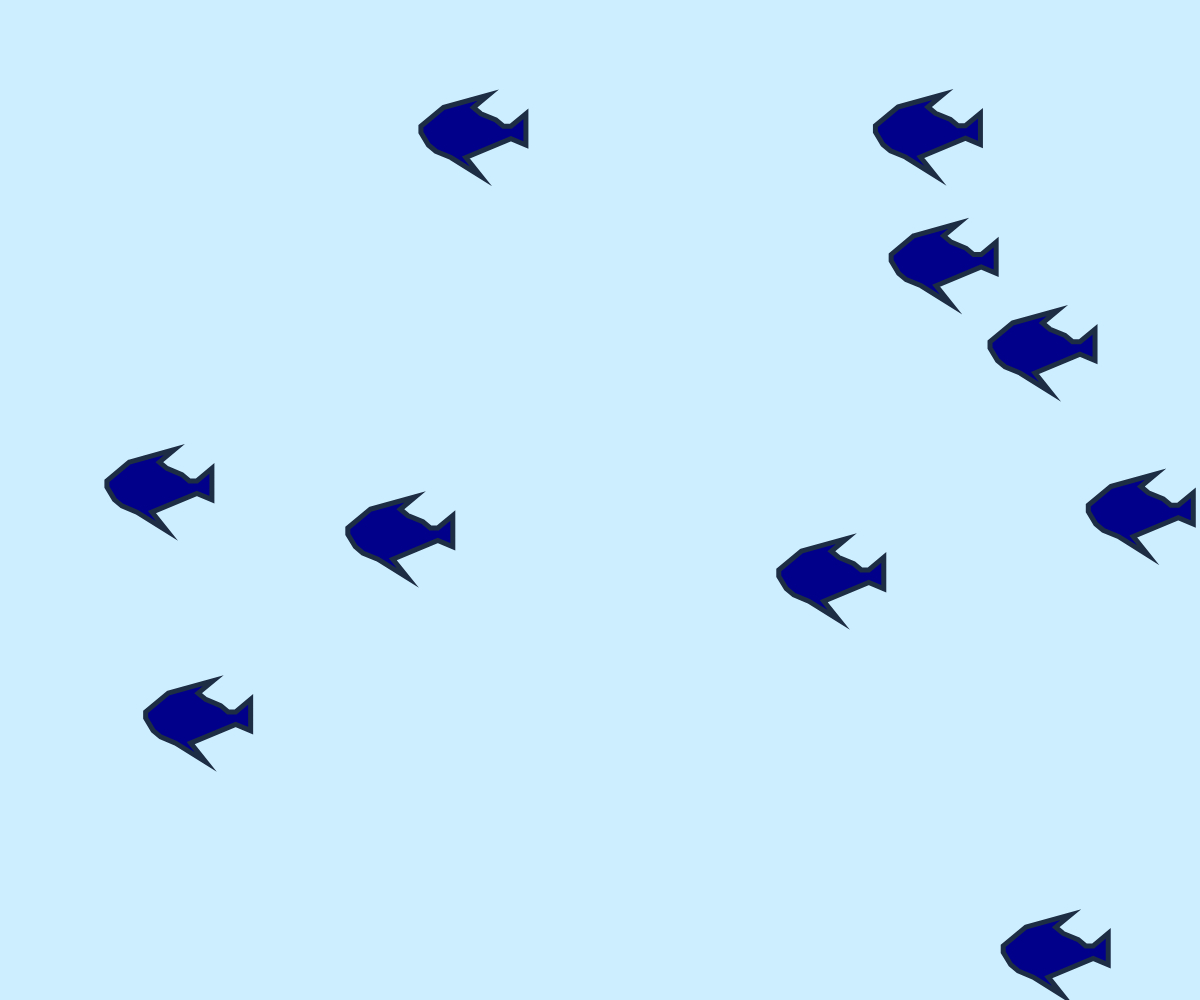
Frame 1 (no input)
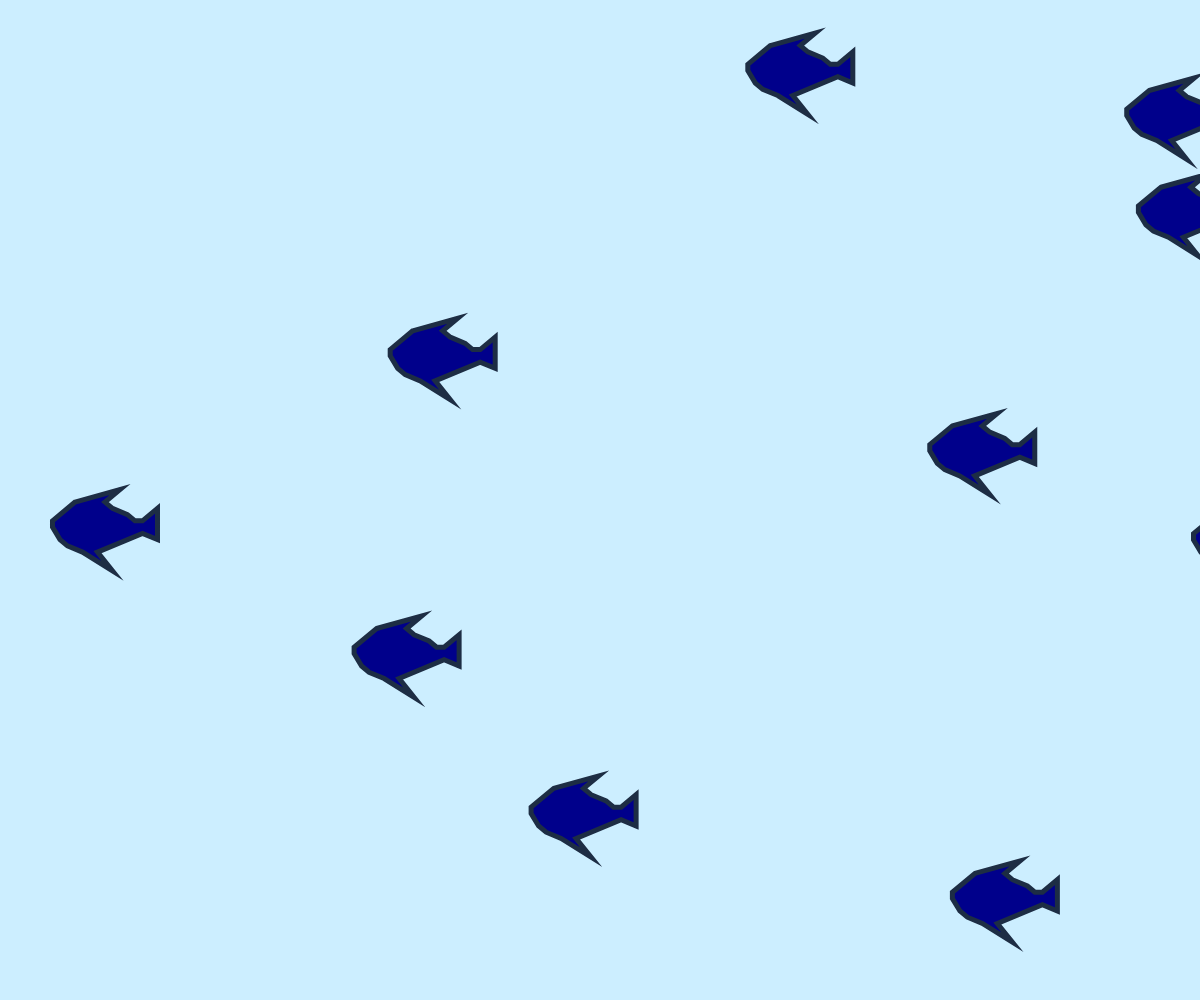
Frame 60 (no input)
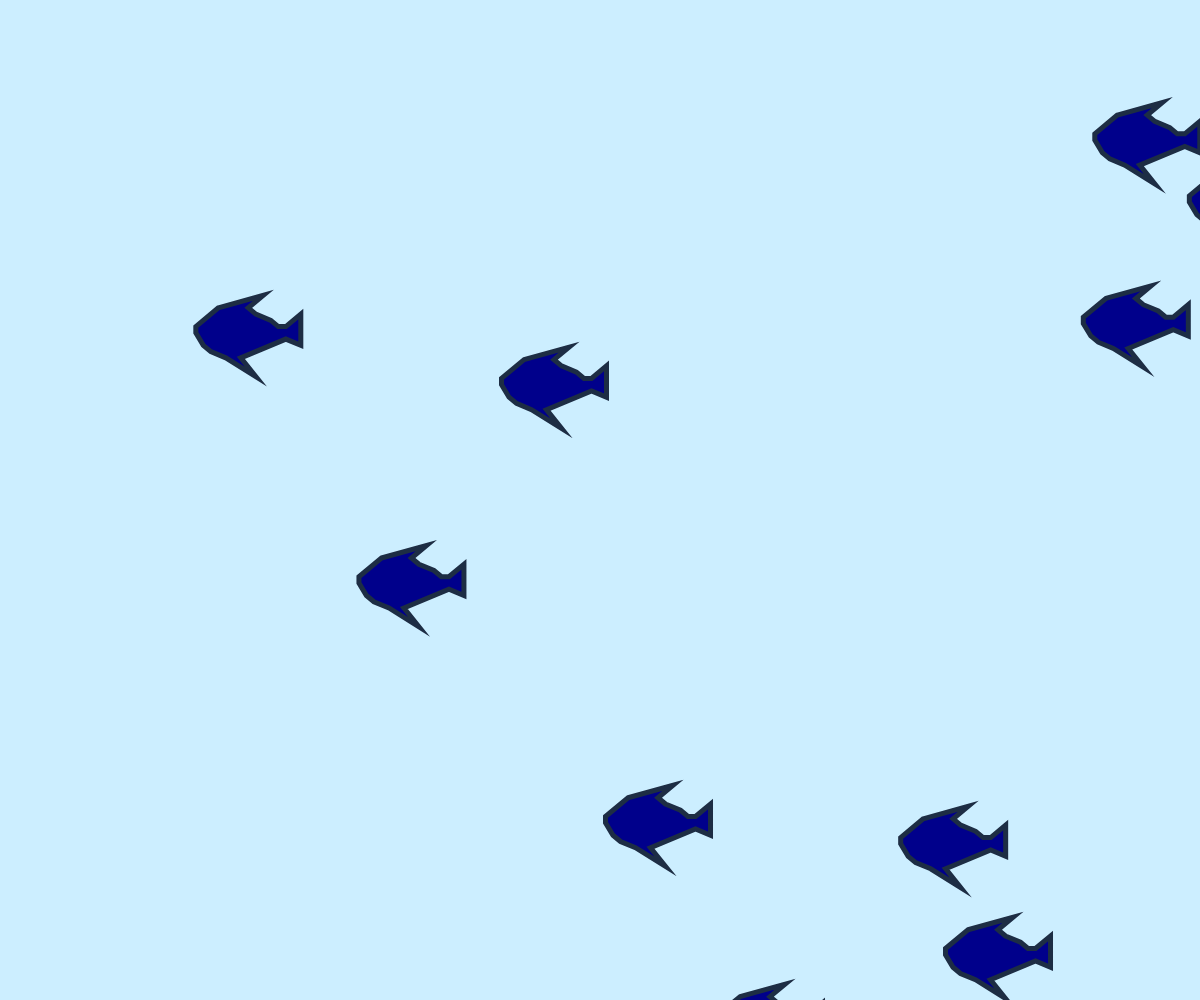
Frame 120 (the mouse pressed at the canvas centre since frame 60)

The p5.js sketch that drew these frames (run headless with seeded random() and noise() and a simulated clock; from frame 60 on, the mouse is pressed at the canvas centre):

// p5.js sketch
// ── sketch.js
let points = [
  [-3, 5], [3, 7], [1, 5], [2, 4], [4, 3], [5, 2], [6, 2], [8, 4], [8, -1], 
  [6, 0], [0, -3], [2, -6], [-2, -3], [-4, -2], [-5, -1], [-6, 1], [-6, 2]
];

let shapes = [];

function setup() { //設定
  //一個充滿視窗的桌布
  createCanvas(windowWidth, windowHeight);

  // 初始化10個形狀
  for (let i = 0; i < 10; i++) {
    shapes.push({
      x: random(width),
      y: random(height),
      dx: random(-8, 8), // 增加速度
      dy: random(-8, 8)  // 增加速度
    });
  }
}

function draw() { //畫圓圓
  background("#cceeff"); //背景顏色為灰色
  stroke("#1d2d44"); //框線顏色為黃色
  strokeWeight(5); //框線粗細為5
  fill("#00008b"); //填充顏色為深藍色

  // 更新和繪製每個形狀
  for (let shape of shapes) {
    // 更新位置
    shape.x += shape.dx;
    shape.y += shape.dy;

    // 邊界檢查
    if (shape.x < 0 || shape.x > width) shape.dx *= -1;
    if (shape.y < 0 || shape.y > height) shape.dy *= -1;

    // 繪製形狀
    beginShape();
    for (let i = 0; i < points.length; i++) {
      let x = map(points[i][0], -10, 10, 0, width / 8) + shape.x; // 縮小4倍
      let y = map(points[i][1], -10, 10, height / 8, 0) + shape.y; // 縮小4倍
      vertex(x, y);
    }
    endShape(CLOSE);
  }
}
